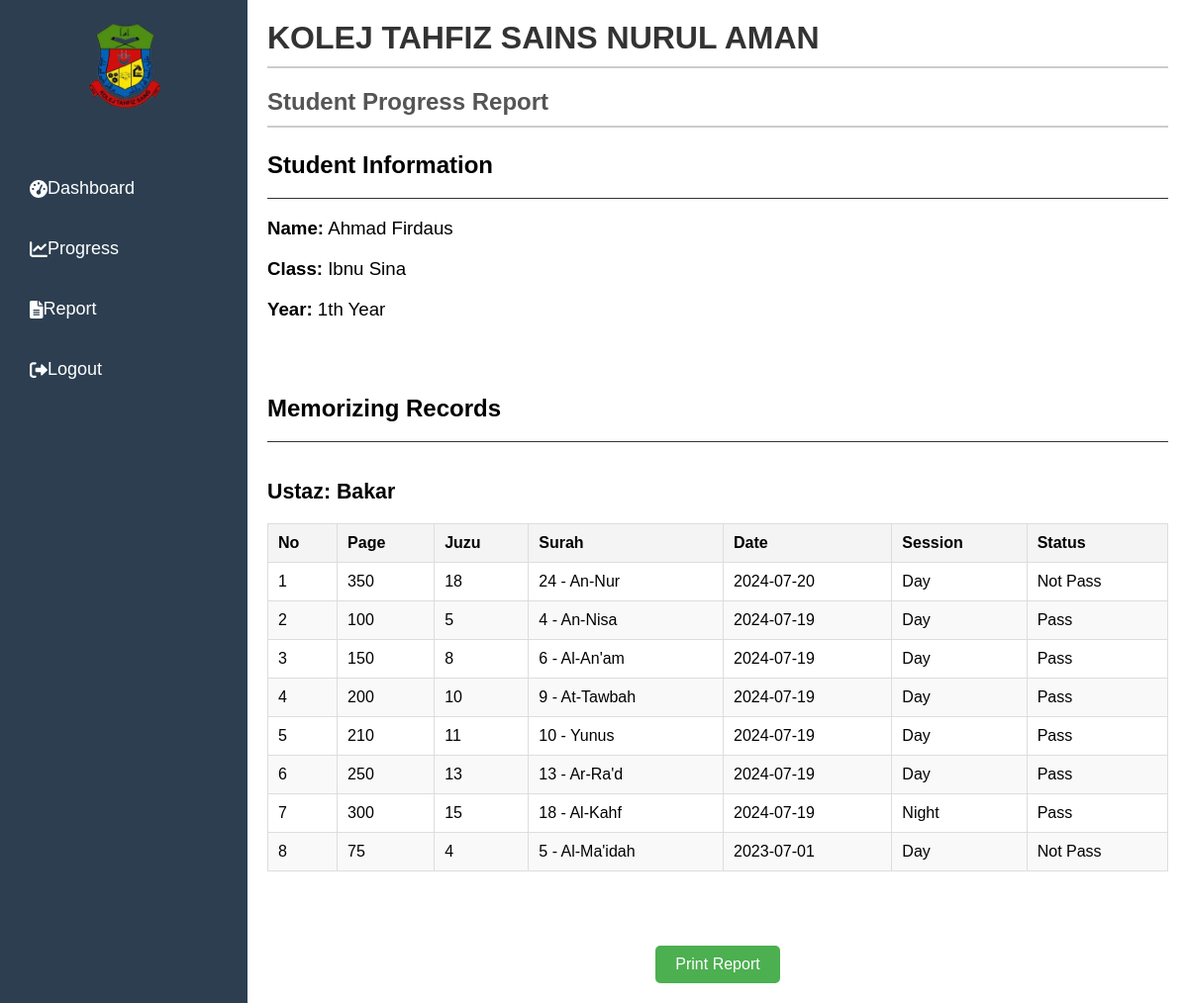
The app's page /studProgReport.php (signed in) with its own data.
### tables this page shows
CREATE TABLE `memorizing_record` (
  `memo_id` varchar(5) NOT NULL,
  `student_id` varchar(5) DEFAULT NULL,
  `staff_id` varchar(5) DEFAULT NULL
);

CREATE TABLE `staff` (
  `staff_id` varchar(5) NOT NULL,
  `staff_name` varchar(50) DEFAULT NULL,
  `staff_username` varchar(20) DEFAULT NULL,
  `staff_pass` varchar(32) DEFAULT NULL,
  `staff_type` varchar(30) DEFAULT NULL
);

CREATE TABLE `memorizing_history` (
  `memoHistory_id` int NOT NULL,
  `memo_id` varchar(5) DEFAULT NULL,
  `page` int DEFAULT NULL,
  `juzu` int DEFAULT NULL,
  `surah` int DEFAULT NULL,
  `date` date DEFAULT NULL,
  `time` time DEFAULT NULL,
  `session` char(1) DEFAULT NULL,
  `status` char(1) DEFAULT NULL
);

### processDetails.php (called while the page is built, shortened)
<?php
function getSurahName($surah_number) {
    $surah_names = [
        1 => "Al-Fatihah", 2 => "Al-Baqarah", 3 => "Al-Imran", 4 => "An-Nisa", 5 => "Al-Ma'idah",
        6 => "Al-An'am", 7 => "Al-A'raf", 8 => "Al-Anfal", 9 => "At-Tawbah", 10 => "Yunus",
        11 => "Hud", 12 => "Yusuf", 13 => "Ar-Ra'd", 14 => "Ibrahim", 15 => "Al-Hijr",
        16 => "An-Nahl", 17 => "Al-Isra", 18 => "Al-Kahf", 19 => "Maryam", 20 => "Ta-Ha",
        21 => "Al-Anbiya", 22 => "Al-Hajj", 23 => "Al-Mu'minun", 24 => "An-Nur", 25 => "Al-Furqan",
        26 => "Ash-Shu'ara", 27 => "An-Naml", 28 => "Al-Qasas", 29 => "Al-Ankabut", 30 => "Ar-Rum",
        31 => "Luqman", 32 => "As-Sajda", 33 => "Al-Ahzab", 34 => "Saba", 35 => "Fatir",
        36 => "Ya-Sin", 37 => "As-Saffat", 38 => "Sad", 39 => "Az-Zumar", 40 => "Ghafir",
        41 => "Fussilat", 42 => "Ash-Shura", 43 => "Az-Zukhruf", 44 => "Ad-Dukhan", 45 => "Al-Jathiya",
        46 => "Al-Ahqaf", 47 => "Muhammad", 48 => "Al-Fath", 49 => "Al-Hujurat", 50 => "Qaf",
        51 => "Adh-Dhariyat", 52 => "At-Tur", 53 => "An-Najm", 54 => "Al-Qamar", 55 => "Ar-Rahman",
        56 => "Al-Waqi'a", 57 => "Al-Hadid", 58 => "Al-Mujadila", 59 => "Al-Hashr", 60 => "Al-Mumtahina",
        61 => "As-Saff", 62 => "Al-Jumu'a", 63 => "Al-Munafiqun", 64 => "At-Taghabun", 65 => "At-Talaq",
        66 => "At-Tahrim", 67 => "Al-Mulk", 68 => "Al-Qalam", 69 => "Al-Haqqa", 70 => "Al-Ma'arij",
        71 => "Nuh", 72 => "Al-Jinn", 73 => "Al-Muzzammil", 74 => "Al-Muddathir", 75 => "Al-Qiyama",
        76 => "Al-Insan", 77 => "Al-Mursalat", 78 => "An-Naba", 79 => "An-Nazi'at", 80 => "Abasa",
        81 => "At-Takwir", 82 => "Al-Infitar", 83 => "Al-Mutaffifin", 84 => "Al-Inshiqaq", 85 => "Al-Buruj",
        86 => "At-Tariq", 87 => "Al-A'la", 88 => "Al-Ghashiya", 89 => "Al-Fajr", 90 => "Al-Balad",
        91 => "Ash-Shams", 92 => "Al-Lail", 93 => "Ad-Duha", 94 => "Ash-Sharh", 95 => "At-Tin",
        96 => "Al-Alaq", 97 => "Al-Qadr", 98 => "Al-Bayyina", 99 => "Az-Zalzala", 100 => "Al-Adiyat",
        101 => "Al-Qari'a", 102 => "At-Takathur", 103 => "Al-Asr", 104 => "Al-Humaza", 105 => "Al-Fil",
        106 => "Quraish", 107 => "Al-Ma'un", 108 => "Al-Kawthar", 109 => "Al-Kafiroon", 110 => "An-Nasr",
        111 => "Al-Masad", 112 => "Al-Ikhlas", 113 => "Al-Falaq", 114 => "An-Nas"
    ];
    return isset($surah_names[$surah_number]) ? $surah_names[$surah_number] : "Unknown Surah";
}
function getStatusDescription($status) {
    $statuses = [
        'p' => 'Pass',
        'f' => 'Not Pass'
    ];
    return isset($statuses[$status]) ? $statuses[$status] : 'Unknown Status';
}
function getSessionDescription($session) {
    $sessions = [
        'd' => 'Day',
        'n' => 'Night'
    ];
    return isset($sessions[$session]) ? $sessions[$session] : 'Unknown Session';
}
?>

### studProgReport.php (the view, shortened to what this page needs)
<?php
require_once "dbConnect.php";
require_once "processDetails.php";
$student_id = $_SESSION["id"];
$student_sql = "SELECT student_name, student.class_id, class.class_name, class.year FROM student
                INNER JOIN class ON student.class_id = class.class_id
                WHERE student.student_id = ?";
if ($stmt = mysqli_prepare($dbCon, $student_sql)) {
    mysqli_stmt_bind_param($stmt, "s", $student_id);
    if (mysqli_stmt_execute($stmt)) {
        mysqli_stmt_bind_result($stmt, $student_name, $class_id, $class_name, $year);
    }
}
$records_sql = "SELECT mr.memo_id, s.staff_name, mh.memoHistory_id, mh.page, mh.juzu, mh.surah, mh.date, mh.session, mh.status
                FROM memorizing_record mr
                INNER JOIN memorizing_history mh ON mr.memo_id = mh.memo_id
                INNER JOIN staff s ON mr.staff_id = s.staff_id
                WHERE mr.student_id = ? ORDER BY mh.date DESC";
$records = [];
if ($stmt = mysqli_prepare($dbCon, $records_sql)) {
    mysqli_stmt_bind_param($stmt, "s", $student_id);
    if (mysqli_stmt_execute($stmt)) {
        mysqli_stmt_bind_result($stmt, $memo_id, $staff_name, $memoHistory_id, $page, $juzu, $surah, $date, $session, $status);
        while (mysqli_stmt_fetch($stmt)) {
            $surah_name = getSurahName($surah);
            $session_desc = getSessionDescription($session);
            $status_desc = getStatusDescription($status);
            $records[$memo_id][] = [
                'staff_name' => $staff_name,
                'memoHistory_id' => $memoHistory_id,
                'page' => $page,
                'juzu' => $juzu,
                'surah' => $surah,
                'surah_name' => $surah_name,
                'date' => $date,
                'session' => $session_desc,
                'status' => $status_desc
            ];
        }
    }
}
?>
<!DOCTYPE html>
<html lang="en">
<head>
    <link rel="stylesheet" href="css/studProgReport.css">
    <link rel="stylesheet" href="https://cdnjs.cloudflare.com/ajax/libs/font-awesome/6.0.0-beta3/css/all.min.css">
</head>
<body>
    <div class="dashboard-container">
        <div class="sidebar">
            <div class="profile">
                <img src="image/ktsna logo.png" alt="Profile Icon">
            </div>
            <ul class="menu">
                <li><button class="menu-btn" onclick="location.href='studDash.php'"><i class="fas fa-tachometer-alt"></i>Dashboard</button></li>
                <li><button class="menu-btn" onclick="location.href='studProgress.php'"><i class="fas fa-chart-line"></i>Progress</button></li>
                <li><button class="menu-btn" onclick="location.href='studProgReport.php'"><i class="fas fa-file-alt"></i>Report</button></li>
                <li><button class="menu-btn" onclick="logout()"><i class="fas fa-sign-out-alt"></i>Logout</button></li>
            </ul>
        </div>
        <div class="main-content">
            <header>
                <h1>KOLEJ TAHFIZ SAINS NURUL AMAN</h1>
            </header>
            <div class="report-container">
                <header>
                    <div class="header-content">
                        <h2>Student Progress Report</h2>
                    </div>
                </header>
                <section class="student-info">
                    <h3>Student Information</h3>
                    <p><strong>Name:</strong> <?php echo htmlspecialchars($student_name); ?></p>
                    <p><strong>Class:</strong> <?php echo htmlspecialchars($class_name); ?></p>
                    <p><strong>Year:</strong> <?php echo htmlspecialchars($year); ?>th Year</p>
                </section>
                <section class="memorizing-records">
                    <h3>Memorizing Records</h3>
                    <?php if (!empty($records)): ?>
                        <?php foreach ($records as $memo_id => $memo_records): ?>
                            <h4>Ustaz: <?php echo htmlspecialchars($memo_records[0]['staff_name']); ?></h4>
                            <table>
                                <thead>
                                    <tr>
                                        <th>No</th>
                                        <th>Page</th>
                                        <th>Juzu</th>
                                        <th>Surah</th>
                                        <th>Date</th>
                                        <th>Session</th>
                                        <th>Status</th>
                                    </tr>
                                </thead>
                                <tbody>
                                    <?php foreach ($memo_records as $index => $record): ?>
                                        <tr>
                                            <td><?php echo htmlspecialchars($index + 1); ?></td>
                                            <td><?php echo htmlspecialchars($record['page']); ?></td>
                                            <td><?php echo htmlspecialchars($record['juzu']); ?></td>
                                            <td><?php echo htmlspecialchars($record['surah']); ?> - <?php echo htmlspecialchars($record['surah_name']); ?></td>
                                            <td><?php echo htmlspecialchars($record['date']); ?></td>
                                            <td><?php echo htmlspecialchars($record['session']); ?></td>
                                            <td><?php echo htmlspecialchars($record['status']); ?></td>
                                        </tr>
                                    <?php endforeach; ?>
                                </tbody>
                            </table>
                        <?php endforeach; ?>
                    <?php else: ?>
                        <p>No records found</p>
                    <?php endif; ?>
                </section>
                <div class="print-button-container">
                    <button onclick="window.open('studentReport.php', '_blank')">Print Report</button>
                </div>
            </div>
        </div>
    </div>
</body>
</html>

### css/studProgReport.css (style rules this page uses)
body { font-family: Arial, sans-serif; margin: 0; padding: 0; background-color: #f0f2f5; }
.dashboard-container { display: flex; height: 100%; width: 100%; }
.sidebar { width: 250px; background-color: #2c3e50; color: #fff; display: flex; flex-direction: column; align-items: center; padding-top: 20px; box-shadow: 2px 0 5px rgba(0, 0, 0, 0.1); }
.sidebar .profile img { width: 100px; height: 100px; border-radius: 50%; margin-bottom: 20px; }
.sidebar .menu { list-style: none; padding: 0; width: 100%; }
.sidebar .menu li { width: 100%; }
.sidebar .menu .menu-btn { width: 100%; padding: 20px 30px; font-size: 18px; border: none; background: none; color: #fff; text-align: left; cursor: pointer; transition: background-color 0.3s, padding-left 0.3s; display: flex; align-items: center; }
.main-content { flex-grow: 1; padding: 20px; background-color: #fff; overflow-y: auto; }
header { display: flex; justify-content: space-between; align-items: center; margin-bottom: 20px; border-bottom: 2px solid #ccc; padding-bottom: 10px; }
header h1 { font-size: 24px; color: #333; }
header .header-content { display: flex; flex-direction: column; align-items: center; }
header h1, header h2 { margin: 0; }
header h1 { font-size: 24pt; }
header h2 { font-size: 18pt; color: #555; }
.student-info, .memorizing-records { margin-bottom: 20mm; }
.student-info h3, .memorizing-records h3 { font-size: 18pt; border-bottom: 1px solid #333; padding-bottom: 5mm; margin-bottom: 5mm; }
.student-info p { font-size: 14pt; margin: 5mm 0; }
.memorizing-records h4 { font-size: 16pt; margin-top: 10mm; margin-bottom: 5mm; }
table { width: 100%; border-collapse: collapse; margin-bottom: 20mm; }
table, th, td { border: 1px solid #ddd; }
th, td { padding: 10px; text-align: left; }
th { background-color: #f4f4f4; }
tbody tr:nth-child(even) { background-color: #f9f9f9; }
.print-button-container { text-align: center; margin-top: 20mm; }
.print-button-container button { padding: 10px 20px; font-size: 16px; background-color: #4CAF50; color: #fff; border: none; cursor: pointer; border-radius: 5px; }

### records on screen
memorizing_record: staff.staff_name "Bakar", memorizing_history.page "350", memorizing_history.juzu "18", memorizing_history.surah "24", surah_name "An-Nur", memorizing_history.date "2024-07-20", session "Day", status "Not Pass", memorizing_history.page "100", memorizing_history.juzu "5", memorizing_history.surah "4", surah_name "An-Nisa", memorizing_history.date "2024-07-19", status "Pass", memorizing_history.page "150", memorizing_history.juzu "8", memorizing_history.surah "6", surah_name "Al-An'am", memorizing_history.page "200", memorizing_history.juzu "10", memorizing_history.surah "9", surah_name "At-Tawbah", memorizing_history.page "210", memorizing_history.juzu "11", memorizing_history.surah "10", surah_name "Yunus", memorizing_history.page "250", memorizing_history.juzu "13", memorizing_history.surah "13", surah_name "Ar-Ra'd", memorizing_history.page "300", memorizing_history.juzu "15", memorizing_history.surah "18", surah_name "Al-Kahf", session "Night", memorizing_history.page "75", memorizing_history.juzu "4", memorizing_history.surah "5", surah_name "Al-Ma'idah", memorizing_history.date "2023-07-01"

### other values on screen
$student_name "Ahmad Firdaus"
$class_name "Ibnu Sina"
$year "1"
